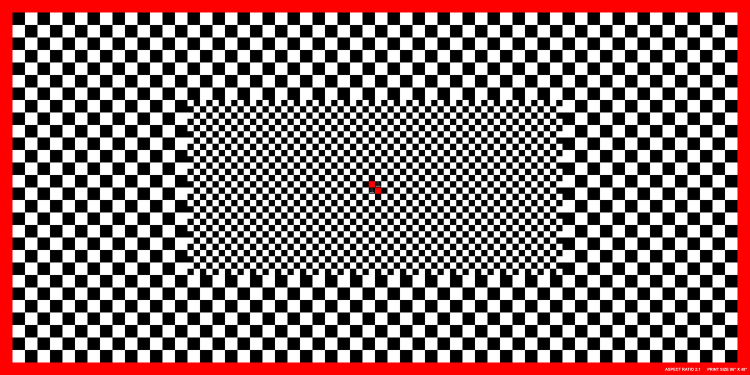
#> input picture img_1.png, 1500 x 750 px (shown at 1/2 size)
$ python testbarrel.py
#> lines starting #> are read from the running program, lines starting #| are printed output that depends on the picture
import numpy as np
import cv2 as cv
import imutils
import math

img = cv.imread('img_1.png')
#> img is the input picture: shape (750, 1500, 3); mean B, G, R 115.1, 115.1, 139.9
img = imutils.resize(img, 640)
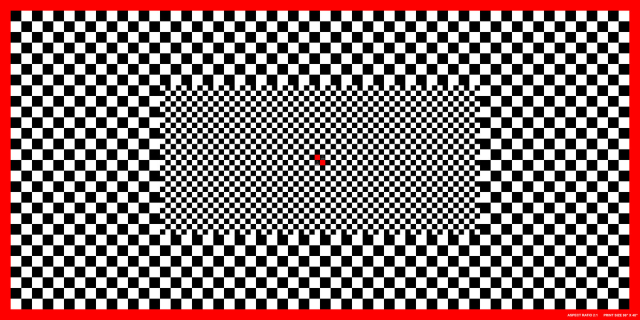
#> img: shape (320, 640, 3); mean B, G, R 115.1, 115.1, 139.9

# grab the dimensions of the image
(h, w, _) = img.shape
#> h = 320; w = 640

# set up the x and y maps as float32
map_x = np.zeros((h, w), np.float32)
map_y = np.zeros((h, w), np.float32)

scale_x = 1
scale_y = 1
center_x = w / 2
#> center_x = 320
center_y = h / 2
#> center_y = 160
radius = w / 2
#> radius = 320
# amount = -0.75   # negative values produce pincushion
amount = 0.1  # positive values produce barrel

# create map with the barrel pincushion distortion formula
for y in range(h):
    delta_y = scale_y * (y - center_y)
    for x in range(w):
        # determine if pixel is within an ellipse
        delta_x = scale_x * (x - center_x)
        distance = delta_x * delta_x + delta_y * delta_y
        if distance >= (radius * radius):
            map_x[y, x] = x
            map_y[y, x] = y
        else:
            factor = 1.0
            if distance > 0.0:
                factor = math.pow(math.sin(math.pi * math.sqrt(distance) / radius / 2), amount)
            map_x[y, x] = factor * delta_x / scale_x + center_x
            map_y[y, x] = factor * delta_y / scale_y + center_y
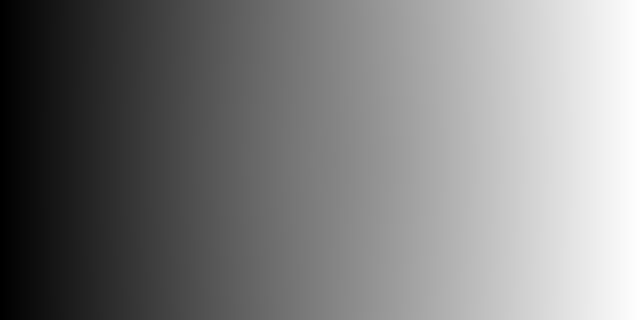
#> map_x: shape (320, 640) float32; min 0, max 639, mean 319.5; drawn with min black and max white
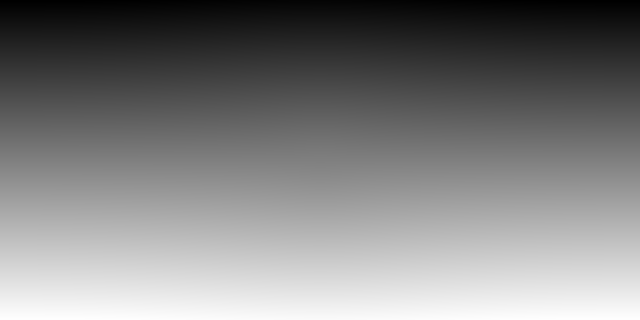
#> map_y: shape (320, 640) float32; min 0, max 319, mean 159.5; drawn with min black and max white

# do the remap
dst = cv.remap(img, map_x, map_y, cv.INTER_LINEAR)
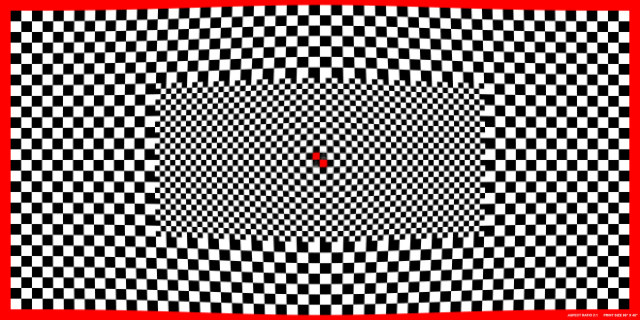
#> dst: shape (320, 640, 3); mean B, G, R 116.9, 116.9, 138.1

# save the result
# cv.imwrite('lena_pincushion.jpg',dst)
# cv.imwrite('img.png', dst)

# show the result
cv.imshow('src', img)
cv.imshow('dst', dst)

cv.waitKey(0)
cv.destroyAllWindows()
